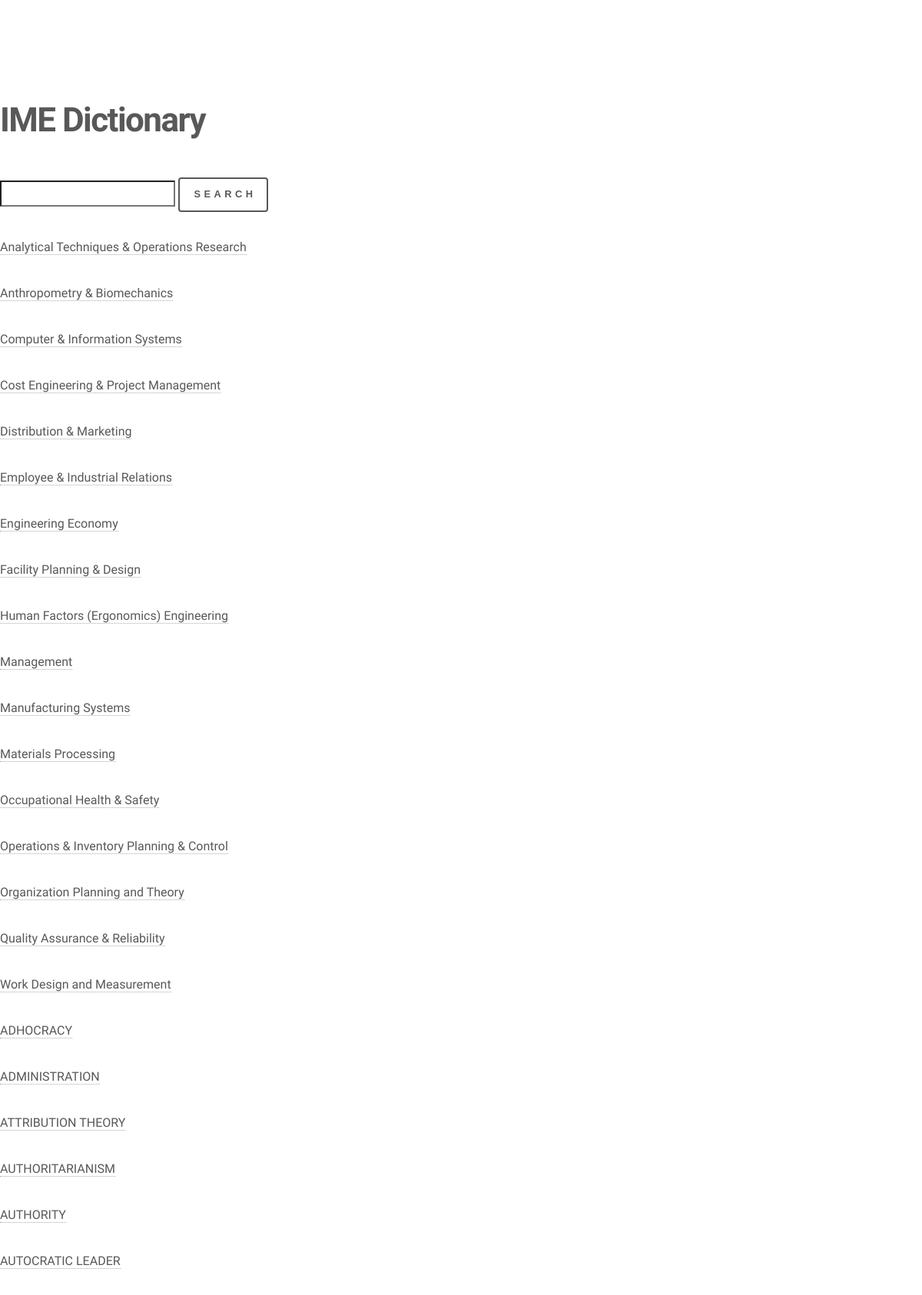
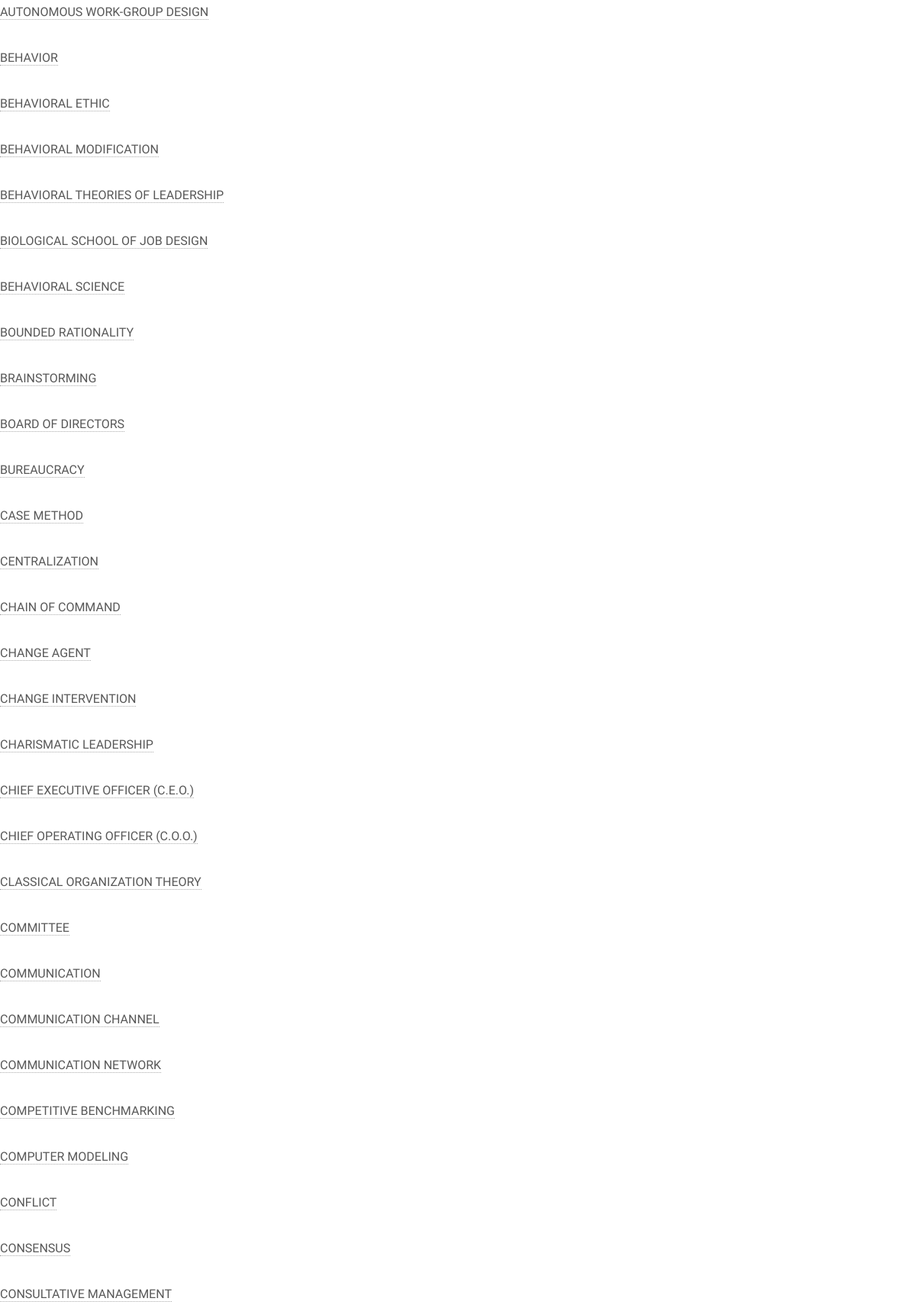
The page / (upper part) on the database its author committed (2 pictures, top to bottom).
### imeApp/models.py (models this page shows, shortened)
class Company(models.Model):
    term = models.CharField(max_length=200)
    meaning = models.TextField()

### imeApp/views.py (the view)
# urls.py: path('', main, name="main"),
def main(request):
    companys = Company.objects.all()
    context = {
        'companys' : companys,
        'analytics' : analytics,
    }
    return render(request, 'main.html',context)

### imeApp/templates/main.html (shortened to what this page needs)
{% load static %}
<!DOCTYPE html>
<html>
  <head>
    <link rel="stylesheet" href="{% static 'css/main.css' %}" />
  </head>
  <body class="is-preload">
		<div id="main">
		  <div class="inner">
			<header id="header">
				<div class="inner">
					<h1>IME Dictionary</h1>
				</div>
			</header>
			<section>
				<form>
					<div>
					  <input type="search" id="mySearch" name="q" class="mybtn">
					  <button class="mybtn">Search</button>
					</div>
				</form>
			</section>
			<section>
				<div>
					<p>
						<a href="{% url 'analytic' %}">Analytical Techniques & Operations Research
							</a>
					</p>
					<p>
						<a href="{% url 'Anthropometry' %}">Anthropometry & Biomechanics</a>
					</p>
					<p>
						<a href="{% url 'Computer' %}">Computer & Information Systems</a>
					</p>
					<p>
						<a href="{% url 'Cost' %}">Cost Engineering & Project Management</a>
					</p>
					<p>
						<a href="{% url 'Distribution' %}">Distribution & Marketing</a>
					</p>
					<p>
						<a href="{% url 'Employee' %}">Employee & Industrial Relations
							</a>
					</p>
					<p>
						<a href="{% url 'Engineering' %}">Engineering Economy</a>
					</p>
					<p>
						<a href="{% url 'Facility' %}">Facility Planning & Design</a>
					</p>
					<p>
						<a href="{% url 'Human' %}">Human Factors (Ergonomics) Engineering</a>
					</p>
					<p>
						<a href="{% url 'Management' %}">Management</a>
					</p>
					<p>
						<a href="{% url 'Manufacturing' %}">Manufacturing Systems</a>
					</p>
					<p>
						<a href="{% url 'Material' %}">Materials Processing
							</a>
					</p>
					<p>
						<a href="{% url 'Occupational' %}">Occupational Health & Safety</a>
					</p>
					<p>
						<a href="{% url 'Operation' %}">Operations & Inventory Planning & Control</a>
					</p>
					<p>
						<a href="{% url 'Organization' %}">Organization Planning and Theory</a>
					</p>
					<p>
						<a href="{% url 'Quality' %}">Quality Assurance & Reliability</a>
					</p>
					<p>
						<a href="{% url 'Work' %}">Work Design and Measurement</a>
					</p>
				</div>
				{% for i in companys.all %}
				<p>
						<a href="{% url 'detail'  i.id %}">{{i.term}}</a>
				</p>
			   {% endfor %}
			</section>
		  </div>
		</div>
	</body>
  </html>

### imeApp/static/css/main.css (style rules this page uses)
html, body, div, span, applet, object, iframe, h1, h2, h3, h4, h5, h6, p, blockquote, pre, a, abbr, acronym, address, big, cite, code, del, dfn, em, img, ins, kbd, q, s, samp, small, strike, strong, sub, sup, tt, var, b, u, i, center, dl, dt, dd, ol, ul, li, fieldset, form, label, legend, table, caption, tbody, tfoot, thead, tr, th, td, article, aside, canvas, details, embed, figure, figcaption, footer, header, hgroup, menu, nav, output, ruby, section, summary, time, mark, audio, video { margin: 0; padding: 0; border: 0; font-size: 100%; font: inherit; vertical-align: baseline; }
article, aside, details, figcaption, figure, footer, header, hgroup, menu, nav, section { display: block; }
body { line-height: 1; }
body { -webkit-text-size-adjust: none; }
input, select, textarea { -moz-appearance: none; -webkit-appearance: none; -ms-appearance: none; appearance: none; }
body { -ms-overflow-style: scrollbar; }
html { box-sizing: border-box; }
*, *:before, *:after { box-sizing: inherit; }
body { background: #ffffff; }
body, input, select, textarea { color: #585858; font-family: "Source Sans Pro", Helvetica, sans-serif; font-size: 16pt; font-weight: 300; line-height: 1.75; }
@media screen and (max-width: 1680px) { body, input, select, textarea { font-size: 14pt; } }
@media screen and (max-width: 1280px) { body, input, select, textarea { font-size: 12pt; } }
a { -moz-transition: border-bottom-color 0.2s ease, color 0.2s ease; -webkit-transition: border-bottom-color 0.2s ease, color 0.2s ease; -ms-transition: border-bottom-color 0.2s ease, color 0.2s ease; transition: border-bottom-color 0.2s ease, color 0.2s ease; text-decoration: none; color: #585858; border-bottom: dotted 1px rgba(88, 88, 88, 0.5); }
p { margin: 0 0 2em 0; }
h1 { font-size: 2.75em; font-weight: 700; line-height: 1.3; margin: 0 0 1em 0; letter-spacing: -0.035em; }
form { margin: 0 0 2em 0; overflow-x: hidden; }
form > :last-child { margin-bottom: 0; }
input[type="submit"], input[type="reset"], input[type="button"], button, .button { -moz-appearance: none; -webkit-appearance: none; -ms-appearance: none; appearance: none; -moz-transition: background-color 0.2s ease-in-out, color 0.2s ease-in-out, box-shadow 0.2s ease-in-out; -webkit-transition: background-color 0.2s ease-in-out, color 0.2s ease-in-out, box-shadow 0.2s ease-in-out; -ms-transition: background-color 0.2s ease-in-out, color 0.2s ease-in-out, box-shadow 0.2s ease-in-out; transition: background-color 0.2s ease-in-out, color 0.2s ease-in-out, box-shadow 0.2s ease-in-out; background-color: transparent; border-radius: 4px; border: 0; box-shadow: inset 0 0 0 2px #585858; color: #585858 !important; cursor: pointer; display: inline-block; font-size: 0.8em; font-weight: 900; height: 3.5em; letter-spacing: 0.35em; line-height: 3.45em; overflow: hidden; padding: 0 1.25em 0 1.6em; text-align: center; text-decoration: none; text-overflow: ellipsis; text-transform: uppercase; white-space: nowrap; }
#header { padding: 8em 0 0.1em 0 ; }
#main { padding: 0em 0 6em 0 ; }

### rows shown on the page
Company: term "ADHOCRACY"
Company: term "ADMINISTRATION"
Company: term "ATTRIBUTION THEORY"
Company: term "AUTHORITARIANISM"
Company: term "AUTHORITY"
Company: term "AUTOCRATIC LEADER"
Company: term "AUTONOMOUS WORK-GROUP DESIGN"
Company: term "BEHAVIOR"
Company: term "BEHAVIORAL ETHIC"
Company: term "BEHAVIORAL MODIFICATION"
Company: term "BEHAVIORAL THEORIES OF LEADERSHIP"
Company: term "BIOLOGICAL SCHOOL OF JOB DESIGN"
Company: term "BEHAVIORAL SCIENCE"
Company: term "BOUNDED RATIONALITY"
Company: term "BRAINSTORMING"
Company: term "BOARD OF DIRECTORS"
Company: term "BUREAUCRACY"
Company: term "CASE METHOD"
Company: term "CENTRALIZATION"
Company: term "CHAIN OF COMMAND"
Company: term "CHANGE AGENT"
Company: term "CHANGE INTERVENTION"
Company: term "CHARISMATIC LEADERSHIP"
Company: term "CHIEF EXECUTIVE OFFICER (C.E.O.)"
Company: term "CHIEF OPERATING OFFICER (C.O.O.)"
Company: term "CLASSICAL ORGANIZATION THEORY"
Company: term "COMMITTEE"
Company: term "COMMUNICATION"
Company: term "COMMUNICATION CHANNEL"
Company: term "COMMUNICATION NETWORK"
Company: term "COMPETITIVE BENCHMARKING"
Company: term "COMPUTER MODELING"
Company: term "CONFLICT"
Company: term "CONSENSUS"
Company: term "CONSULTATIVE MANAGEMENT"
